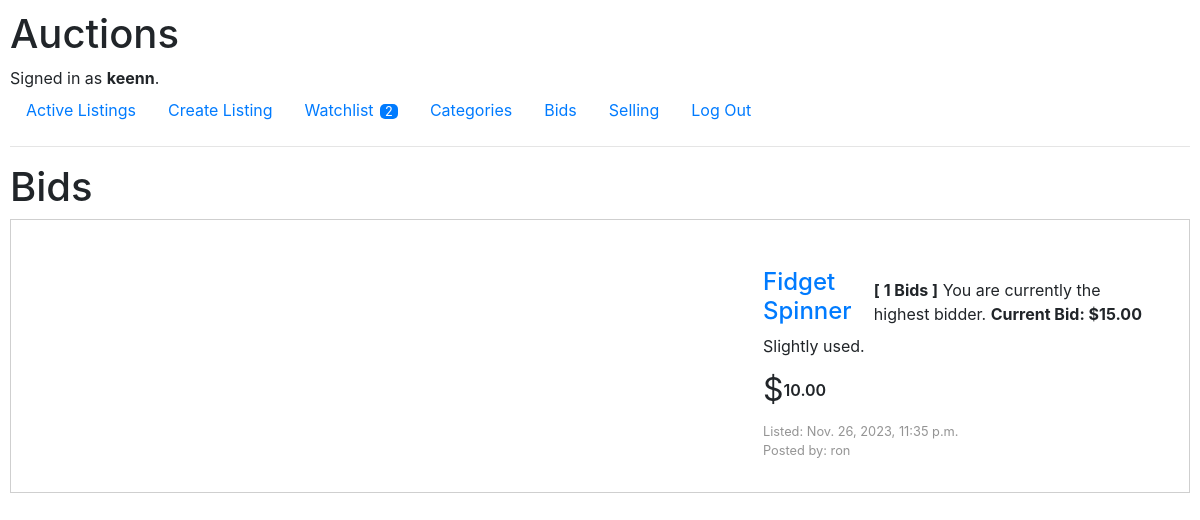
The app's page /bids (signed in) with its own data.
### auctions/models.py (models this page shows, shortened)
class User(AbstractUser):
    pass

class Listing(models.Model):
    seller = models.ForeignKey(User, on_delete=models.CASCADE, related_name="ownListings")
    title = models.CharField(max_length=64)
    description = models.CharField(max_length=5000)
    startingBid = models.DecimalField(decimal_places=2,
                                      max_digits=10)
    image = models.CharField(max_length=5000,
                             default="https://upload.wikimedia.org/wikipedia/commons/thumb/4/46/Question_mark_%28black%29.svg/800px-Question_mark_%28black%29.svg.png")
    timestamp = models.DateTimeField(default=timezone.now, editable=False)
    category = models.ForeignKey(Category, on_delete=models.CASCADE, related_name='listingCategory')
    availability = models.BooleanField(default=True)

### auctions/views.py (the view)
# urls.py: path("bids", views.bids, name="bids"),
@login_required
def bids(request):
    bids = Bid.objects.filter(bidder=User.objects.get(pk=request.user.id)).order_by('-id')
    listing = [{'listing' : item.listing,
                'nBid' : item.listing.bidItem.count(),
                'highestBidder' : Bid.objects.filter(bid = item.listing.bidItem.aggregate(highest_bid = Max('bid'))['highest_bid']).first().bidder.id,
                'highestBid' : item.listing.bidItem.aggregate(highest_bid = Max('bid'))['highest_bid'] } for item in bids]
    return render(request, 'auctions/bids.html', {
        'listings' : listing,
        'watchlistCount' : Watchlist.objects.get(user = User.objects.get(pk=request.user.id)).listing.count()
    })

### auctions/templates/auctions/bids.html (shortened to what this page needs)
{% extends 'auctions/layout.html' %}
{% block body %}
    <div class="bidsWrapper">
        <h1>Bids</h1>
        <div class="allListings">
            {% for listing in listings %}
                    <div class="listing">
                        <div class="displaypic">
                            <a href="{% url 'listing' listing.listing.title listing.listing.id %}"><img src="{{ listing.listing.image }}" alt=""></a>
                        </div>
                        <div class="itemInfo">
                            <div class="infoTitle">
                                <a href="{% url 'listing' listing.listing.title listing.listing.id %}">
                                    <h4>{{ listing.listing.title }}</h4>
                                </a>
                                <div class="availabilityStatus">
                                    {% if listing.listing.availability %}
                                        {% if listing.highestBidder == request.user.id %}
                                        <p><strong>[ {{ listing.nBid }} Bids ]</strong> You are currently the highest bidder. <strong>Current Bid: ${{ listing.highestBid | floatformat:2 }}</strong></p>
                                        {% else %}
                                        <p><strong>[ {{ listing.nBid }} Bids ]</strong> Someone has outbid you. <strong>Current Bid: ${{ listing.highestBid | floatformat:2 }}</strong></p>
                                        {% endif %}
                                    {% else %}
                                        {% if listing.highestBidder == request.user.id %}
                                            <p>Congratulations! You won the item for <strong>{{ listing.highestBid }}</strong></p>
                                        {% else %}
                                            <p class="sold">Sold!</p><p>Unfortunately, you did not win the auction for the item.</p>
                                        {% endif %}
                                    {% endif %}
                                </div>
                            </div>
                            <div class="infoDescription">{{ listing.listing.description }}</div>
                            <div class="infoStartingBid">
                                <span class="dollar">$</span>
                                <span class="price">{{ listing.listing.startingBid | floatformat:2 }}</span>
                            </div>
                            <div class="created">
                                <p>Listed: {{ listing.listing.timestamp }}</p>
                                <p>Posted by: {{ listing.listing.seller.username }}</p>
                            </div>
                        </div>
                    </div>
            {% endfor %}
        </div>
    </div>
{% endblock %}

### auctions/templates/auctions/layout.html (shortened to what this page needs)
{% load static %}
<!DOCTYPE html>
<html lang="en">
    <head>
        <link rel="stylesheet" href="https://stackpath.bootstrapcdn.com/bootstrap/4.4.1/css/bootstrap.min.css">
        <link href="{% static 'auctions/styles.css' %}" rel="stylesheet">
    </head>
    <body>
        <h1>Auctions</h1>
        <div>
            {% if user.is_authenticated %}
                Signed in as <strong>{{ user.username }}</strong>.
            {% else %}
                Not signed in.
            {% endif %}
        </div>
        <ul class="nav">
            <li class="nav-item">
                <a class="nav-link" href="{% url 'index' %}">Active Listings</a>
            </li>
            {% if user.is_authenticated %}
                <li class="nav-item">
                    <a class="nav-link" href="{% url 'new' %}">Create Listing</a>
                </li>
                <li class="nav-item">
                    <a class="nav-link watchlistnav" href="{% url 'watchlist' %}">Watchlist
                        {% if watchlistCount %}
                            <span>{{ watchlistCount }}</span>
                        {% endif %}
                    </a>
                </li>
                <li class="nav-item">
                    <a class="nav-link" href="{% url 'categories' %}">Categories</a>
                </li>
                <li class="nav-item">
                    <a class="nav-link" href="{% url 'bids' %}">Bids</a>
                </li>
                <li class="nav-item">
                    <a class="nav-link" href="{% url 'selling' %}">Selling</a>
                </li>
                <li class="nav-item">
                    <a class="nav-link" href="{% url 'logout' %}">Log Out</a>
                </li>
            {% endif %}
        </ul>
        <hr>
        {% block body %}
        {% endblock %}
    </body>
</html>

### auctions/static/auctions/styles.css (style rules this page uses)
* { padding: 0; margin: 0; box-sizing: border-box; text-decoration: none !important; }
body { padding: 10px; }
.watchlistnav span { margin-left: 2px; font-size: .8rem; background-color: #007bff; padding-inline: 5px; border-radius: 5px; color: white; }
.allListings { display: flex; flex-direction: column; gap: 10px; }
.listing { padding: 2rem; display: flex; flex-direction: row; gap: 20rem; border: 1px solid rgba(128, 128, 128, 0.377); }
.itemInfo { display: flex; flex-direction: column; margin-top: 1rem; gap: .5rem; }
.infoStartingBid { display: flex; flex-direction: row; }
.dollar { font-style: bold; font-size: 2rem; }
.price { font-weight: 600; }
.infoStartingBid span { align-self: center; }
.displaypic { margin-left: 5rem; }
.infoTitle { display: flex; flex-direction: row; gap: 1rem; }
.infoTitle * { margin: 0; align-self: end; }
.infoTitle h4 { margin: 0; }
.created p { margin-bottom: 0; font-size: .8rem; color: rgba(128, 128, 128, 0.84); }
.listingTitleDiv, .infoTitle { position: relative; }

### records on screen
User: username "keenn"
Listing: listing "Fidget Spinner", nBid "1", highestBid "15.00", listing.description "Slightly used.", listing.startingBid "10.00", listing.timestamp "Nov. 26, 2023, 11:35 p.m.", listing.seller.username "ron"

### other values on screen
{{ watchlistCount }} "2"
